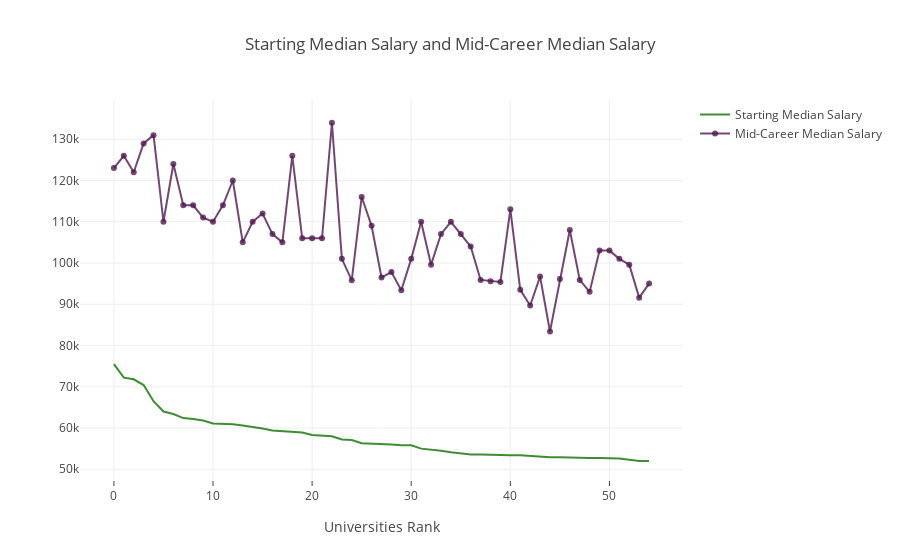

The cell this chart's notebook holds for it:
### Markdown cell above
### **Compare the pay for the schools** <a id="25"></a>
<mark>[Return Contents](#0)
<hr>
Now, let's compare the pay for the schools.

### Code cell
# Line Charts
# prepare data frame
df = salary_region_df.sort_values('starting', ascending=False)
df = df.iloc[:55,:]
new_df = df.reset_index()

# Creating trace1
trace1 = go.Scatter(
                    x = new_df.index.values,
                    y = df.starting,
                    mode = "lines",
                    name = "Starting Median Salary",
                    marker = dict(color = 'rgba(16, 112, 2, 0.8)'),
                    text= df.schoolname)
# Creating trace2
trace2 = go.Scatter(
                    x = new_df.index.values,
                    y = df.midcareer,
                    mode = "lines+markers",
                    name = "Mid-Career Median Salary",
                    marker = dict(color = 'rgba(80, 26, 80, 0.8)'),
                    text= df.schoolname)
data = [trace1, trace2]
layout = dict(title = 'Starting Median Salary and Mid-Career Median Salary',
              xaxis= dict(title= 'Universities Rank',ticklen= 5,zeroline= False)
             )
fig = dict(data = data, layout = layout)
iplot(fig)

### Figure 1 — Plotly figure (JSON) as saved in the notebook; plotly's stock layout.template omitted (floating-point values rounded to 4 significant figures)
{"data": [{"marker": {"color": "rgba(16, 112, 2, 0.8)"}, "mode": "lines", "name": "Starting Median Salary", "text": ["California Institute of Technology (CIT)", "Massachusetts Institute of Technology (MIT)", "Harvey Mudd College", "Stanford University", "Princeton University", "Rice University", "Harvard University", "Polytechnic University of New York, Brooklyn", "Cooper Union", "Carnegie Mellon University (CMU)", "Rensselaer Polytechnic Institute (RPI)", "Worcester Polytechnic Institute (WPI)", "University of Pennsylvania", "Stevens Institute of Technology", "Cornell University", "University of California, Berkeley", "Columbia University", "Lehigh University", "Yale University", "Duke University", "Georgia Institute of Technology", "Colorado School of Mines", "Dartmouth College", "Cal Poly San Luis Obispo", "University of Missouri - Rolla (UMR)", "University of Notre Dame", "Brown University", "Case Western Reserve University", "Illinois Institute of Technology (IIT)", "South Dakota School of Mines & Technology", "Villanova University", "Georgetown University", "University of Southern California (USC)", "Amherst College", "Bucknell University", "Lafayette College", "Washington and Lee University", "Binghamton University", "San Jose State University (SJSU)", "Virginia Polytechnic Institute and State University (Virginia Tech)", "University Of Chicago", "Drexel University", "Pace University", "Wentworth Institute of Technology", "Widener University", "University of Illinois at Urbana-Champaign (UIUC)", "Colgate University", "Northwestern University", "University of Michigan", "Boston College", "University of Virginia (UVA)", "University of California at Los Angeles (UCLA)", "University of California, Davis", "Emory University", "University of Maryland, College Park"], "x": [0, 1, 2, 3, 4, 5, 6, 7, 8, 9, 10, 11, 12, 13, 14, 15, 16, 17, 18, 19, 20, 21, 22, 23, 24, 25, 26, 27, 28, 29, 30, 31, 32, 33, 34, 35, 36, 37, 38, 39, 40, 41, 42, 43, 44, 45, 46, 47, 48, 49, 50, 51, 52, 53, 54], "y": [75500, 72200, 71800, 70400, 66500, 64000, 63400, 62400, 62200, 61800, 61100, 61000, 60900, 60600, 60300, 59900, 59400, 59200, 59100, 58900, 58300, 58100, 58000, 57200, 57100, 56300, 56200, 56200, 56000, 55800, 55800, 55000, 54800, 54500, 54100, 53900, 53600, 53600, 53500, 53500, 53400, 53400, 53200, 53000, 52900, 52900, 52800, 52700, 52700, 52700, 52700, 52600, 52300, 52000, 52000], "type": "scatter", "uid": "b9dc2d26-49e4-4040-a15b-c136f141df15"}, {"marker": {"color": "rgba(80, 26, 80, 0.8)"}, "mode": "lines+markers", "name": "Mid-Career Median Salary", "text": ["California Institute of Technology (CIT)", "Massachusetts Institute of Technology (MIT)", "Harvey Mudd College", "Stanford University", "Princeton University", "Rice University", "Harvard University", "Polytechnic University of New York, Brooklyn", "Cooper Union", "Carnegie Mellon University (CMU)", "Rensselaer Polytechnic Institute (RPI)", "Worcester Polytechnic Institute (WPI)", "University of Pennsylvania", "Stevens Institute of Technology", "Cornell University", "University of California, Berkeley", "Columbia University", "Lehigh University", "Yale University", "Duke University", "Georgia Institute of Technology", "Colorado School of Mines", "Dartmouth College", "Cal Poly San Luis Obispo", "University of Missouri - Rolla (UMR)", "University of Notre Dame", "Brown University", "Case Western Reserve University", "Illinois Institute of Technology (IIT)", "South Dakota School of Mines & Technology", "Villanova University", "Georgetown University", "University of Southern California (USC)", "Amherst College", "Bucknell University", "Lafayette College", "Washington and Lee University", "Binghamton University", "San Jose State University (SJSU)", "Virginia Polytechnic Institute and State University (Virginia Tech)", "University Of Chicago", "Drexel University", "Pace University", "Wentworth Institute of Technology", "Widener University", "University of Illinois at Urbana-Champaign (UIUC)", "Colgate University", "Northwestern University", "University of Michigan", "Boston College", "University of Virginia (UVA)", "University of California at Los Angeles (UCLA)", "University of California, Davis", "Emory University", "University of Maryland, College Park"], "x": [0, 1, 2, 3, 4, 5, 6, 7, 8, 9, 10, 11, 12, 13, 14, 15, 16, 17, 18, 19, 20, 21, 22, 23, 24, 25, 26, 27, 28, 29, 30, 31, 32, 33, 34, 35, 36, 37, 38, 39, 40, 41, 42, 43, 44, 45, 46, 47, 48, 49, 50, 51, 52, 53, 54], "y": [123000, 126000, 122000, 129000, 131000, 110000, 124000, 114000, 114000, 111000, 110000, 114000, 120000, 105000, 110000, 112000, 107000, 105000, 126000, 106000, 106000, 106000, 134000, 101000, 95800, 116000, 109000, 96500, 97800, 93400, 101000, 110000, 99600, 107000, 110000, 107000, 104000, 95900, 95600, 95400, 113000, 93500, 89700, 96700, 83400, 96100, 108000, 95900, 93000, 103000, 103000, 101000, 99600, 91600, 95000], "type": "scatter", "uid": "44bbafac-87b2-46ff-9666-df77ccfa049d"}], "layout": {"title": "Starting Median Salary and Mid-Career Median Salary", "xaxis": {"ticklen": 5, "title": "Universities Rank", "zeroline": false}}}
